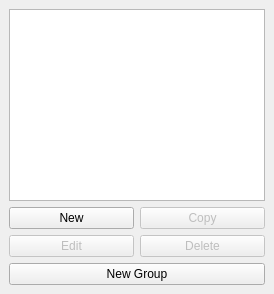
  <widget class="QDockWidget" name="filterDock">
   <property name="windowTitle">
    <string>Filter</string>
   </property>
   <attribute name="dockWidgetArea">
    <number>4</number>
   </attribute>
   <widget class="QWidget" name="dockWidgetContents_5">
    <layout class="QGridLayout" name="gridLayout_5">
     <item row="0" column="0" colspan="2">
      <widget class="QTreeWidget" name="filterTreeWidget">
       <property name="sizePolicy">
        <sizepolicy hsizetype="Expanding" vsizetype="Expanding">
         <horstretch>0</horstretch>
         <verstretch>3</verstretch>
        </sizepolicy>
       </property>
       <property name="dragEnabled">
        <bool>true</bool>
       </property>
       <property name="dragDropMode">
        <enum>QAbstractItemView::InternalMove</enum>
       </property>
       <property name="defaultDropAction">
        <enum>Qt::MoveAction</enum>
       </property>
       <property name="alternatingRowColors">
        <bool>false</bool>
       </property>
       <property name="uniformRowHeights">
        <bool>false</bool>
       </property>
       <attribute name="headerVisible">
        <bool>false</bool>
       </attribute>
       <column>
        <property name="text">
         <string>1</string>
        </property>
       </column>
      </widget>
     </item>
     <item row="1" column="0">
      <widget class="QPushButton" name="newFilterButton">
       <property name="text">
        <string>New</string>
       </property>
      </widget>
     </item>
     <item row="1" column="1">
      <widget class="QPushButton" name="copyFilterButton">
       <property name="enabled">
        <bool>false</bool>
       </property>
       <property name="text">
        <string>Copy</string>
       </property>
      </widget>
     </item>
     <item row="2" column="0">
      <widget class="QPushButton" name="editFilterButton">
       <property name="enabled">
        <bool>false</bool>
       </property>
       <property name="text">
        <string>Edit</string>
       </property>
      </widget>
     </item>
     <item row="2" column="1">
      <widget class="QPushButton" name="deleteFilterButton">
       <property name="enabled">
        <bool>false</bool>
       </property>
       <property name="text">
        <string>Delete</string>
       </property>
      </widget>
     </item>
     <item row="3" column="0" colspan="2">
      <widget class="QPushButton" name="newFilterGroupButton">
       <property name="text">
        <string>New Group</string>
       </property>
      </widget>
     </item>
    </layout>
   </widget>
  </widget>
